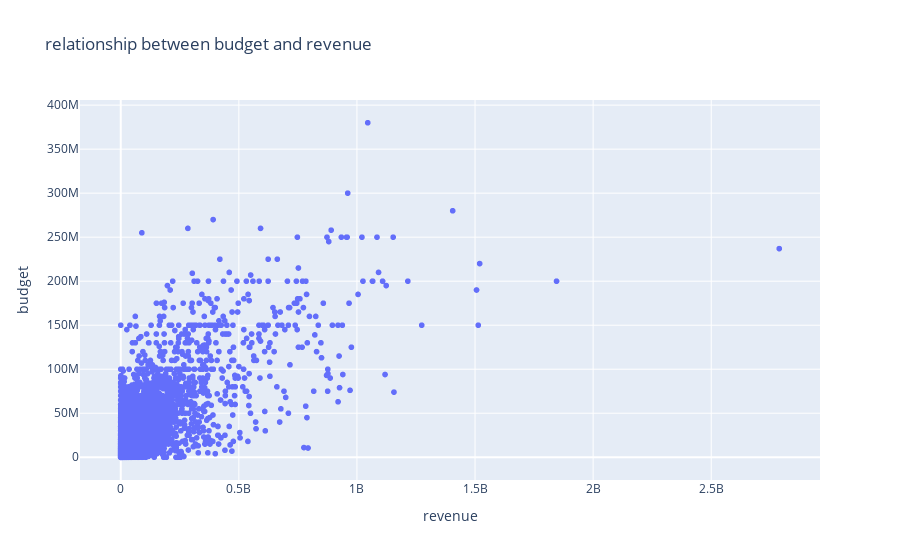

Notebook code cell kept with this figure:
### Markdown cell above
## Q7: Use scatter plot to draw the relationship between budget and revenue.
![p3.png](attachment:p3.png)

### Code cell
px.scatter(combined_df, x='revenue', y='budget', title='relationship between budget and revenue')

### Figure 1 — Plotly figure (JSON) as saved in the notebook; plotly's stock layout.template omitted (floating-point values rounded to 4 significant figures; data arrays with more than 128 entries replaced by an {"elided": "..."} marker saying what was removed)
{"data": [{"hovertemplate": "revenue=%{x}<br>budget=%{y}<extra></extra>", "legendgroup": "", "marker": {"color": "#636efa", "symbol": "circle"}, "mode": "markers", "name": "", "showlegend": false, "type": "scattergl", "x": {"elided": "4809 int values"}, "xaxis": "x", "y": {"elided": "4809 int values"}, "yaxis": "y"}], "layout": {"legend": {"tracegroupgap": 0}, "title": {"text": "relationship between budget and revenue"}, "xaxis": {"anchor": "y", "domain": [0, 1], "title": {"text": "revenue"}}, "yaxis": {"anchor": "x", "domain": [0, 1], "title": {"text": "budget"}}}}
